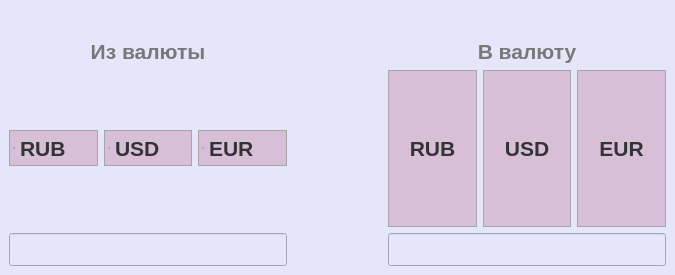
<?xml version="1.0" encoding="UTF-8"?>
<ui version="4.0">
 <class>MainWindow</class>
 <widget class="QMainWindow" name="MainWindow">
  <property name="geometry">
   <rect>
    <x>0</x>
    <y>0</y>
    <width>675</width>
    <height>275</height>
   </rect>
  </property>
  <property name="windowTitle">
   <string>Конвертер валют</string>
  </property>
  <property name="windowIcon">
   <iconset resource="resourse.qrc">
    <normaloff>:/icon/conv.png</normaloff>:/icon/conv.png</iconset>
  </property>
  <property name="styleSheet">
   <string notr="true">QWidget {
	color: #333;
	background-color: #E6E6FA;
	font-family: 'Constantia Bold';
	font-size: 16pt;
	font-weight: 600;
}

QLabel {
	color: #787878;
	border: none;
}

QPushButton {
	background-color: #D8BFD8;
	border: 1px solid #a6a6a6;
}

QPushButton:hover {
	background-color: #e8c5e8;
}

QPushButton:pressed {
	background-color: #ba70ba;
	border: 1px solid #7a7a7a;
}

QRadioButton::indicator {
    width: 0px;
    height: 0px;
}

QRadioButton {
   	background-color: #D8BFD8;
   	padding: 4px;
	border: 1px solid #a6a6a6;
}

QRadioButton::checked {
	background-color: #ba70ba;
	border: 1px solid #7a7a7a;
}

QRadioButton:hover {
	background-color: #e8c5e8;
}</string>
  </property>
  <widget class="QWidget" name="centralwidget">
   <layout class="QVBoxLayout" name="verticalLayout">
    <item>
     <layout class="QGridLayout" name="gridLayout">
      <item row="2" column="1">
       <widget class="QRadioButton" name="btn_rub_in">
        <property name="text">
         <string>RUB</string>
        </property>
       </widget>
      </item>
      <item row="2" column="5">
       <widget class="QPushButton" name="btn_rub_out">
        <property name="sizePolicy">
         <sizepolicy hsizetype="Minimum" vsizetype="Expanding">
          <horstretch>0</horstretch>
          <verstretch>0</verstretch>
         </sizepolicy>
        </property>
        <property name="cursor">
         <cursorShape>PointingHandCursor</cursorShape>
        </property>
        <property name="text">
         <string>RUB</string>
        </property>
       </widget>
      </item>
      <item row="2" column="7">
       <widget class="QPushButton" name="btn_eur_out">
        <property name="sizePolicy">
         <sizepolicy hsizetype="Minimum" vsizetype="Expanding">
          <horstretch>0</horstretch>
          <verstretch>0</verstretch>
         </sizepolicy>
        </property>
        <property name="cursor">
         <cursorShape>PointingHandCursor</cursorShape>
        </property>
        <property name="text">
         <string>EUR</string>
        </property>
       </widget>
      </item>
      <item row="2" column="2">
       <widget class="QRadioButton" name="btn_usd_in">
        <property name="text">
         <string>USD</string>
        </property>
       </widget>
      </item>
      <item row="1" column="5" colspan="3">
       <widget class="QLabel" name="text_out">
        <property name="sizePolicy">
         <sizepolicy hsizetype="Preferred" vsizetype="Maximum">
          <horstretch>0</horstretch>
          <verstretch>0</verstretch>
         </sizepolicy>
        </property>
        <property name="text">
         <string>В валюту</string>
        </property>
        <property name="alignment">
         <set>Qt::AlignmentFlag::AlignCenter</set>
        </property>
       </widget>
      </item>
      <item row="3" column="5" colspan="3">
       <widget class="QLineEdit" name="line_out">
        <property name="sizePolicy">
         <sizepolicy hsizetype="Expanding" vsizetype="Maximum">
          <horstretch>0</horstretch>
          <verstretch>0</verstretch>
         </sizepolicy>
        </property>
        <property name="text">
         <string/>
        </property>
        <property name="alignment">
         <set>Qt::AlignmentFlag::AlignCenter</set>
        </property>
        <property name="readOnly">
         <bool>true</bool>
        </property>
       </widget>
      </item>
      <item row="3" column="4">
       <widget class="QLabel" name="icon">
        <property name="sizePolicy">
         <sizepolicy hsizetype="Preferred" vsizetype="Minimum">
          <horstretch>0</horstretch>
          <verstretch>0</verstretch>
         </sizepolicy>
        </property>
        <property name="text">
         <string/>
        </property>
        <property name="pixmap">
         <pixmap resource="resourse.qrc">:/icon/conv.png</pixmap>
        </property>
       </widget>
      </item>
      <item row="2" column="6">
       <widget class="QPushButton" name="btn_usd_out">
        <property name="sizePolicy">
         <sizepolicy hsizetype="Minimum" vsizetype="Expanding">
          <horstretch>0</horstretch>
          <verstretch>0</verstretch>
         </sizepolicy>
        </property>
        <property name="cursor">
         <cursorShape>PointingHandCursor</cursorShape>
        </property>
        <property name="text">
         <string>USD</string>
        </property>
       </widget>
      </item>
      <item row="0" column="1" colspan="7">
       <widget class="QLabel" name="label">
        <property name="mouseTracking">
         <bool>true</bool>
        </property>
        <property name="text">
         <string/>
        </property>
       </widget>
      </item>
      <item row="2" column="3">
       <widget class="QRadioButton" name="btn_eur_in">
        <property name="text">
         <string>EUR</string>
        </property>
       </widget>
      </item>
      <item row="3" column="1" colspan="3">
       <widget class="QLineEdit" name="line_in">
        <property name="sizePolicy">
         <sizepolicy hsizetype="Expanding" vsizetype="Maximum">
          <horstretch>0</horstretch>
          <verstretch>0</verstretch>
         </sizepolicy>
        </property>
        <property name="text">
         <string/>
        </property>
        <property name="alignment">
         <set>Qt::AlignmentFlag::AlignCenter</set>
        </property>
       </widget>
      </item>
      <item row="1" column="1" colspan="3">
       <widget class="QLabel" name="text_in">
        <property name="sizePolicy">
         <sizepolicy hsizetype="Preferred" vsizetype="Maximum">
          <horstretch>0</horstretch>
          <verstretch>0</verstretch>
         </sizepolicy>
        </property>
        <property name="text">
         <string>Из валюты</string>
        </property>
        <property name="alignment">
         <set>Qt::AlignmentFlag::AlignCenter</set>
        </property>
       </widget>
      </item>
     </layout>
    </item>
   </layout>
  </widget>
 </widget>
 <resources>
  <include location="resourse.qrc"/>
 </resources>
 <connections/>
</ui>
